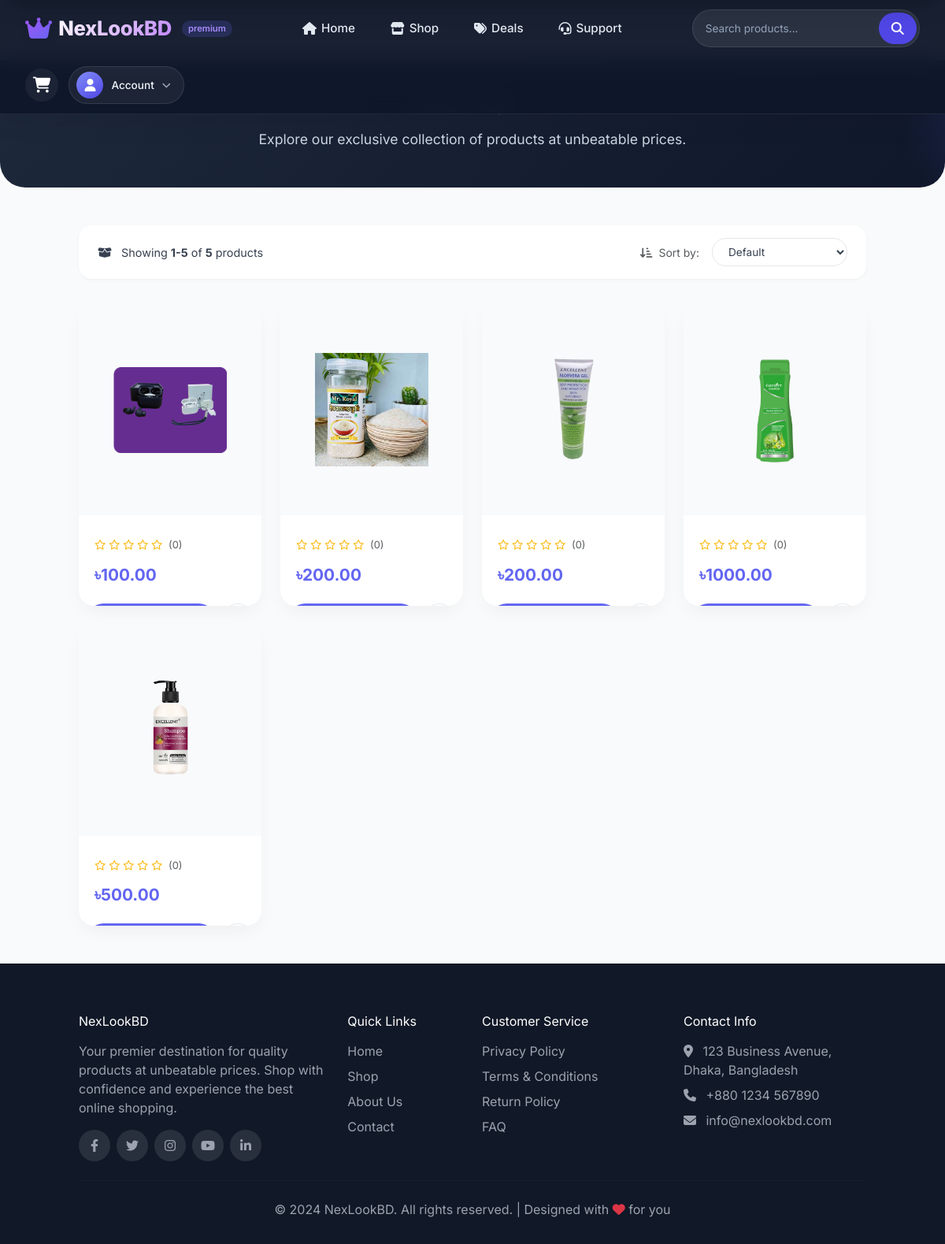
/category/organic/, run on the app's committed database.
### store/models.py (models this page shows, shortened)
class Product(models.Model):
    STATUS = (
        ("draft","Draft"),
        ("disabled","Disabled"),
        ("in_review","In Review"),
        ("published","Published"),
    )
    title = models.CharField(max_length=100)
    image = models.FileField(upload_to="products", default="product.jpg", null=True, blank=True)
    description = models.TextField(null=True, blank=True)
    category = models.ForeignKey(Category, on_delete=models.SET_NULL, null=True, blank=True)
    price = models.DecimalField(decimal_places=2, max_digits=12, default=0.00)
    old_price = models.DecimalField(decimal_places=2, max_digits=12, default=0.00)
    shipping_amount = models.DecimalField(decimal_places=2, max_digits=12, default=0.00)
    stock_qty = models.PositiveIntegerField(default=1)
    in_stock = models.BooleanField(default=True)
    status = models.CharField(max_length=100, choices=STATUS, default="published")
    featured = models.BooleanField(default=False)
    views = models.PositiveIntegerField(default=0)
    rating = models.DecimalField(max_digits=3, decimal_places=2, default=0.00, null=True, blank=True)  # Changed to DecimalField
    vendor = models.ForeignKey(Vendor, on_delete=models.CASCADE)
    pid = ShortUUIDField(unique=True, length=10, alphabet="abcdefghijklmnopqrstwxyz")
    slug = models.SlugField(null=True, blank=True, unique=True)  # Added unique=True
    date = models.DateTimeField(auto_now_add=True)

### store/views.py (the view)
# urls.py: path('category/<slug:slug>/', views.category_view, name='category'),
def category_view(request, slug):
    category = get_object_or_404(Category, slug=slug, active=True)
    products = Product.objects.filter(category=category, status="published")
    paginator = Paginator(products, 12)
    page_number = request.GET.get('page')
    page_obj = paginator.get_page(page_number)
    context = {
        'category': category,
        'products': page_obj,
    }
    return render(request, 'store/category.html', context)

### templates/store/category.html (shortened to what this page needs)
{% extends 'base.html' %}
{% load static %}
{% block content %}
<div class="category-hero" data-aos="fade-down">
    <div class="container">
        <nav aria-label="breadcrumb">
            <ol class="breadcrumb breadcrumb-custom justify-content-center">
                <li class="breadcrumb-item"><a href="{% url 'store:home' %}">Home</a></li>
                <li class="breadcrumb-item"><a href="{% url 'store:shop' %}">Shop</a></li>
            </ol>
        </nav>
        {% if category.description %}
        <p class="category-description text-center">{{ category.description }}</p>
        {% else %}
        <p class="category-description text-center">Explore our exclusive collection of {{ category.name|lower }} products at unbeatable prices.</p>
        {% endif %}
    </div>
</div>
<div class="container mb-5">
    <div class="filter-bar" data-aos="fade-up">
        <div class="products-count">
            <i class="fas fa-box-open me-2"></i>
            Showing <strong>{{ products.start_index }}-{{ products.end_index }}</strong> of <strong>{{ products.paginator.count }}</strong> products
        </div>
        <div class="d-flex align-items-center gap-3">
            <label class="text-muted small mb-0">
                <i class="fas fa-sort-amount-down-alt me-1"></i> Sort by:
            </label>
            <select class="sort-select" id="sortProducts">
                <option value="default" {% if current_sort == 'default' %}selected{% endif %}>Default</option>
            </select>
        </div>
    </div>
    {% if products %}
    <div class="row g-4" data-aos="fade-up">
        {% for product in products %}
        <div class="col-lg-3 col-md-4 col-6">
            <div class="product-card">
                <div class="product-img-wrapper">
                    <a href="{% url 'store:product_detail' product.slug %}">
                        {% if product.image %}
                        <img src="{{ product.image.url }}" alt="{{ product.name }}" class="product-img">
                        {% else %}
                        <img src="https://via.placeholder.com/300x300?text=No+Image" alt="{{ product.name }}" class="product-img">
                        {% endif %}
                    </a>
                </div>
                <div class="product-info">
                    <div class="rating">
                        {% with avg_rating=product.average_rating|default:0 %}
                        {% for i in "12345"|make_list %}
                            {% if forloop.counter <= avg_rating %}
                            <i class="fas fa-star"></i>
                            {% elif forloop.counter <= avg_rating|add:0.5 %}
                            <i class="fas fa-star-half-alt"></i>
                            {% else %}
                            <i class="far fa-star"></i>
                            {% endif %}
                        {% endfor %}
                        <span class="text-muted ms-1">({{ product.reviews_count|default:0 }})</span>
                        {% endwith %}
                    </div>
                    <div class="product-price">
                        {% if product.discount_price %}
                        ৳{{ product.discount_price }}
                        <span class="old-price">৳{{ product.price }}</span>
                        {% else %}
                        ৳{{ product.price }}
                        {% endif %}
                    </div>
                    <div class="product-actions">
                        <button class="btn-add-cart add-to-cart-btn" data-product-id="{{ product.id }}">
                        </button>
                        <button class="btn-wishlist add-to-wishlist-btn" data-product-id="{{ product.id }}">
                        </button>
                    </div>
                </div>
            </div>
        </div>
        {% endfor %}
    </div>
    {% endif %}
</div>
{% endblock %}

### templates/base.html (style rules this page uses)
:root { --primary-color: #6366f1; --primary-dark: #4f46e5; --secondary-color: #10b981; --dark-color: #1f2937; --light-color: #f9fafb; --danger-color: #ef4444; --warning-color: #f59e0b; --text-color: #374151; --border-color: #e5e7eb; }
* { margin: 0; padding: 0; box-sizing: border-box; }
body { font-family: 'Inter', sans-serif; color: var(--text-color); background-color: var(--light-color); overflow-x: hidden; padding-top: 76px; }
.product-card { background: white; border-radius: 15px; overflow: hidden; transition: all 0.3s; box-shadow: 0 5px 15px rgba(0,0,0,0.08); position: relative; }
.product-img { height: 250px; object-fit: contain; padding: 20px; transition: transform 0.5s; }
.product-actions { position: absolute; bottom: -50px; left: 0; right: 0; background: rgba(255,255,255,0.95); padding: 10px; transition: bottom 0.3s; display: flex; justify-content: center; gap: 10px; }

### templates/store/category.html (style rules this page uses)
.category-hero { background: linear-gradient(135deg, #1e293b 0%, #0f172a 100%); padding: 3rem 0; margin-bottom: 3rem; position: relative; overflow: hidden; border-radius: 0 0 2rem 2rem; }
.category-hero::before { content: ''; position: absolute; top: -50%; right: -20%; width: 300px; height: 300px; background: radial-gradient(circle, rgba(99,102,241,0.2) 0%, rgba(99,102,241,0) 70%); border-radius: 50%; }
.category-description { font-size: 1.1rem; color: #cbd5e1; max-width: 600px; margin: 0 auto; }
.breadcrumb-custom { background: transparent; padding: 0; margin-bottom: 1rem; }
.breadcrumb-custom .breadcrumb-item a { color: #a78bfa; text-decoration: none; }
.product-card { background: white; border-radius: 20px; overflow: hidden; transition: all 0.3s cubic-bezier(0.2, 0.9, 0.4, 1.1); box-shadow: 0 10px 25px -5px rgba(0, 0, 0, 0.05); position: relative; height: 100%; display: flex; flex-direction: column; }
.product-img-wrapper { position: relative; background: #f8fafc; overflow: hidden; padding: 1.5rem; text-align: center; }
.product-img { height: 220px; object-fit: contain; transition: transform 0.5s ease; }
.product-info { padding: 1.25rem; flex-grow: 1; display: flex; flex-direction: column; }
.product-price { font-size: 1.3rem; font-weight: 700; color: var(--primary-color); margin-bottom: 0.25rem; }
.rating { margin-bottom: 0.75rem; color: #fbbf24; font-size: 0.8rem; }
.product-actions { display: flex; gap: 0.5rem; margin-top: 1rem; }
.btn-add-cart { flex: 1; background: var(--primary-color); border: none; padding: 0.6rem; border-radius: 40px; color: white; font-weight: 500; transition: all 0.2s; }
.btn-wishlist { width: 40px; height: 40px; border-radius: 40px; border: 1px solid var(--border-color); background: white; display: flex; align-items: center; justify-content: center; transition: all 0.2s; }
.filter-bar { background: white; border-radius: 16px; padding: 1rem 1.5rem; margin-bottom: 2rem; box-shadow: 0 1px 3px rgba(0,0,0,0.05); display: flex; justify-content: space-between; align-items: center; flex-wrap: wrap; gap: 1rem; }
.products-count { color: var(--text-color); font-size: 0.9rem; }
.sort-select { padding: 0.5rem 1rem; border-radius: 40px; border: 1px solid var(--border-color); background: white; font-size: 0.85rem; cursor: pointer; }

### data on the page
Product: image (picture), reviews_count "0", price "100.00"
Product: image (picture), reviews_count "0", price "200.00"
Product: image (picture), reviews_count "0", price "200.00"
Product: image (picture), reviews_count "0", price "1000.00"
Product: image (picture), reviews_count "0", price "500.00"

### other printed values
{{ products.start_index }} "1"
{{ products.end_index }} "5"
{{ products.paginator.count }} "5"
